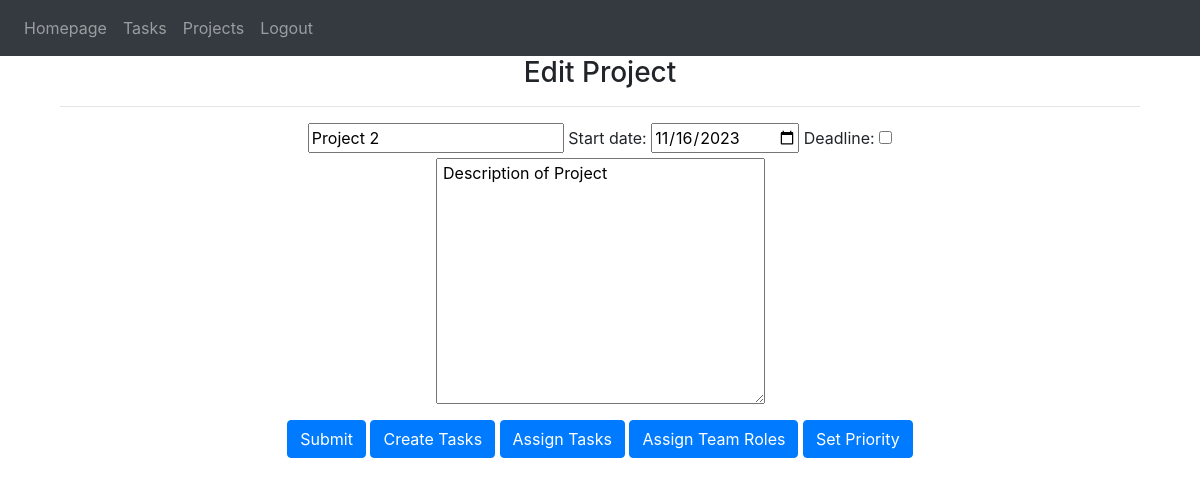
/editproject/3 (signed in), run on an earlier commit of the app's database.
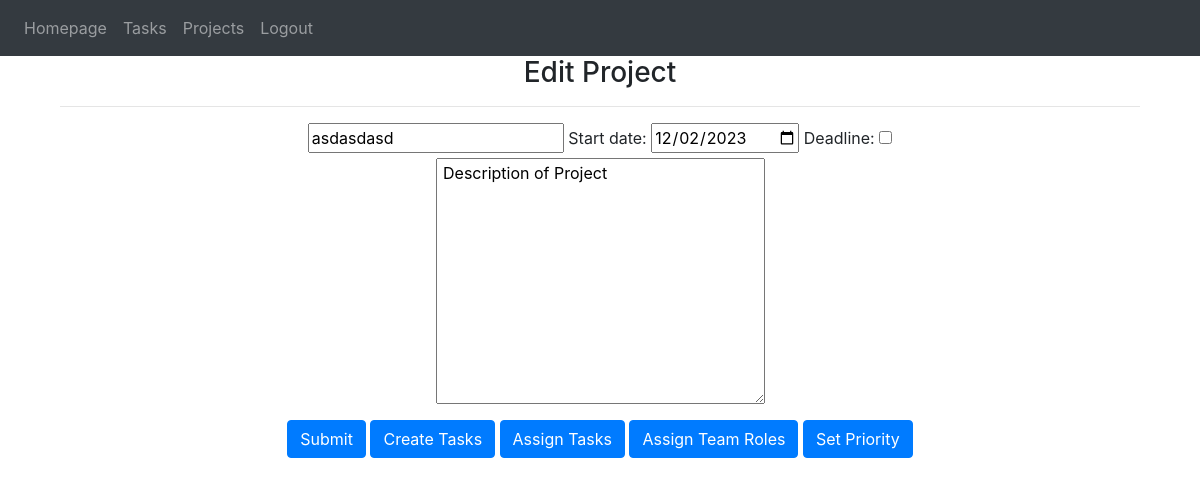
And on a later commit of the database.
### website/models.py (models this page shows)
class Project(db.Model):
    id = db.Column(db.Integer, primary_key=True)
    name = db.Column(db.String(120))
    start_date = db.Column(db.DateTime(timezone=True), default=func.now)
    deadline = db.Column(db.DateTime(timezone=True), default=func.now)
    description = db.Column(db.String(9999))
    users = db.relationship('User', secondary='project_user_association', back_populates='projects')
    is_default = db.Column(db.Boolean, default=False)
    completed = db.Column(db.Boolean, default=False)
    tasks = db.relationship('Task', backref='project', cascade='all, delete-orphan', lazy=True)

### website/auth.py (the view, shortened to what this page needs)
@auth.route('/editproject/<project_id>', methods=['GET','POST'])
@login_required
def edit_project(project_id):
    project = Project.query.filter_by(id=project_id).first()
    return render_template('editProject.html', user = current_user, project=project)

### website/__init__.py (called while the page is built)
def create_app(testing=False):
    app = Flask(__name__)
    app.config['SECRET_KEY'] = 'abcd'
    app.config['SQLALCHEMY_DATABASE_URI'] = f'sqlite:///{DB_NAME}'
    if testing:
        app.config['SQLALCHEMY_DATABASE_URI'] = f'sqlite:///{TEST_DB_NAME}'
    db.init_app(app)
    from .views import views
    from .auth import auth
    app.register_blueprint(views, url_prefix='/')
    app.register_blueprint(auth, url_prefix='/')
    from .models import User, Task, Project
    with app.app_context():
        db.create_all()
    login_manager = LoginManager()
    login_manager.login_view = 'auth.login'
    login_manager.init_app(app)
    @login_manager.user_loader
    def load_user(id):
        return User.query.get(int(id))
    return app

### website/templates/editProject.html (shortened to what this page needs)
{% extends "base.html" %}
{% block content %}
<form method="POST">
    <h3 align="center">Edit Project</h3>
    <div class="container">
    <hr>
    <center>
                <input type="text" id="name" name="name" placeholder="Project Name", value="{{ project.name }}">
                <label for="sdate">Start date:</label>
                <input type="date" id="sdate" name="sdate" value="{{ project.start_date.strftime('%Y-%m-%d') if project.start_date }}">
                <label for="deadline">Deadline:</label>
                <input type="checkbox" id="use-deadline" name="use-deadline" onclick="toggleDeadline(this);">
    </div></center>
        <center>
            <textarea id="description" name="description" placeholder="Description of Project" cols="30" rows="10" onClick="myObj.textSelect(this)"> Description of Project</textarea>
            </div>
            <center>
                <button type="submit" class="btn btn-primary">Submit</button>
                <button type="button" class="btn btn-primary">Create Tasks</button>
                <button type="button" class="btn btn-primary">Assign Tasks</button>
                <button type="button" class="btn btn-primary">Assign Team Roles</button>
                <button type="button" class="btn btn-primary">Set Priority</button>
        </center>
</html>
{% endblock %}

What changed in the data, as far as the page shows it:
changed Project: name "Project 2" → "asdasdasd"; sdate "11/16/2023" → "12/02/2023"
